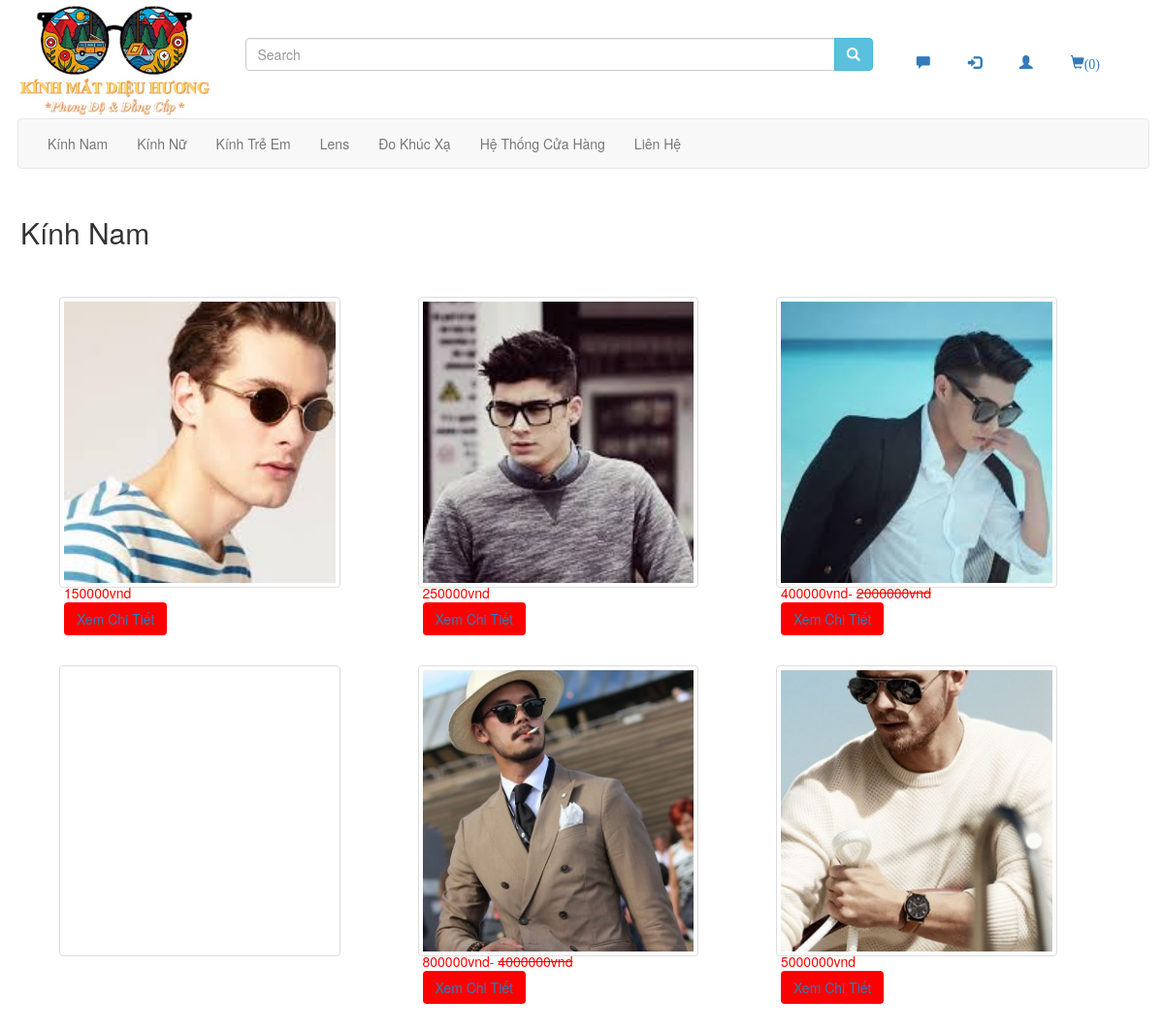
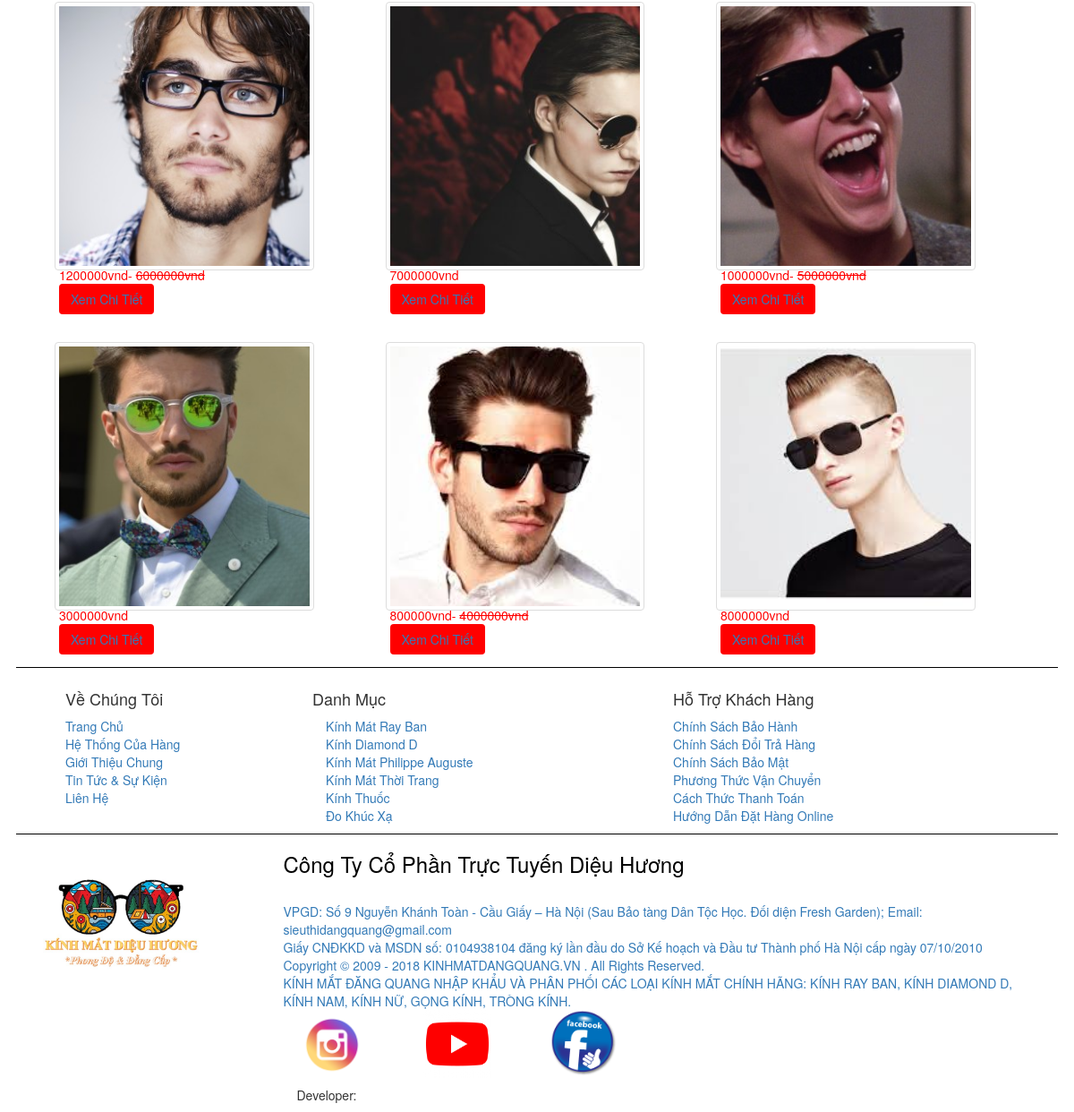
The page /content1.php?idcate=1 on the database its author committed (2 pictures, top to bottom).
### tables this page shows
create table products(
	id_product int auto_increment,
	name_product varchar(255),
	quantity int,
	id_category int,
	foreign key (id_category)
	references categories(id_category),
	status varchar(255),
	date_insert datetime,
	price int,
	id_provider int,
	foreign key (id_provider)
	references providers(id_provider),
	image mediumblob,
    content varchar(50000),
	primary key (id_product)
	);

### functions.php (called while the page is built, shortened)
<?php
    function queryReturnArray($sql){
        global $mysqli;
                $array = array();
                $result = $mysqli->query($sql);
                if($result){
                    while($temp = mysqli_fetch_assoc($result)){
                        array_push($array,$temp);
                    }
                }else{
                  echo $mysqli->error;
                }
        return $array;
    }
?>

### content1.php (the view, shortened to what this page needs)
<?php
include("header.php");
$id = 0;
if(isset($_GET['idcate'])){
	$id = $_GET['idcate'];
}
function displayProduct($sql){
	$count = 0;
	$array = queryReturnArray($sql);
	foreach($array as $k=>$v){
		$count = $count + 1;
		if($v['status']==0){
			$pri = $v['price']*(20/100);
		?>
		<div class="col-xs-12 col-sm-4 col-md-4 col-lg-3 thumbnail" style="height:300px;margin:40px;">
			<div class="hovereffect  img<?php echo $count;?>">
				<a href=""><img src="Images/<?php  echo $v['image'];?>" alt="<?php  echo $v['image'];?>" class="anhcontent img-responsive "></a>
				<div class="overlay">
				</div>
			</div>
			<div class = "img<?php echo $count;?>">
			<span style="color:red"><?php echo $pri."vnd- <strike>".$v['price']."vnd</strike>";?></span><br/>
				<a href="Chitiet.php?idProduct=<?php echo $v['id_product'];?>"  ><button type="button" style="background: red" class="btn btn-lg-danger">Xem Chi Tiết</button></a>
			</div>
		</div>
	<?php
		}else{
			?>
		<div class="col-xs-12 col-sm-4 col-md-4 col-lg-3 thumbnail" style="height:300px;margin:40px;">
			<div class="hovereffect  img<?php echo $count;?>">
			<a href=""><img src="Images/<?php  echo $v['image'];?>" alt="<?php  echo $v['image'];?>" class="anhcontent img-responsive "></a>
				<div class="overlay">
				</div>
			</div>
			<div class = "img<?php echo $count;?>">
			<span style="color:red"><?php echo $v['price']."vnd";?></span><br/>
				<a href="Chitiet.php?idProduct=<?php echo $v['id_product'];?>"><button type="button" style="background: red" class="btn btn-lg-danger">Xem Chi Tiết</button></a>
			</div>
		</div>
		<?php
		}
	}
}
?>
<div class="row" style="margin:3px 3px 3px 3px ; margin-top: 0px" >
<div class="col-xs-12 col-sm-12 col-md-12 col-lg-12">
			<div class="row">
			<?php
			if($id == 1){
				?>
				<h2>Kính Nam</h2>
				<?php
				displayProduct("SELECT * FROM products WHERE id_category = 1");
			}else if($id == 2){
				?>
				<h2>Kính Nữ</h2>
				<?php
				displayProduct("SELECT * FROM products WHERE id_category = 2");
			}else if($id == 3){
				?>
				<h2>Kính Trẻ Em</h2>
				<?php
				displayProduct("SELECT * FROM products WHERE id_category = 3");
			}else{
				?>
				<h2>Lens</h2>
				<?php
				displayProduct("SELECT * FROM products WHERE id_category = 4");
			}
			?>
			</div>
		</div>
		</div>
		<div class="col-xs-12 col-sm-12 col-md-12 col-lg-12" style="margin-top:20px">
		<?php include("footer.php"); ?>

### Project_css.css (style rules this page uses)
html { scroll-behavior: smooth; padding-top: 200px; }
.anhcontent { width: 100%; height: 180px; margin: 2px; padding: 2px; }
.hovereffect { width: 100%; height: 100%; float: left; overflow: hidden; position: relative; text-align: center; cursor: default; }
.hovereffect .overlay { width: 100%; height: 100%; position: absolute; overflow: hidden; top: 0; left: 0; -webkit-transition: all 0.4s ease-in-out; transition: all 0.4s ease-in-out; }
.hovereffect h2, .hovereffect img { -webkit-transition: all 0.4s ease-in-out; transition: all 0.4s ease-in-out; }
.hovereffect img { display: block; position: relative; -webkit-transform: scale(1.1); -ms-transform: scale(1.1); transform: scale(1.1); }

### responsive.css (style rules this page uses)
@media only screen and (min-width:768px) { .img2, .img3 { display:block; } }

### rows shown on the page
products: image (picture), price "150000"
products: image (picture), price "250000"
products: image (picture), price "400000", price "2000000"
products: image (picture), price "800000", price "4000000"
products: image (picture), price "5000000"
products: image (picture), price "1200000", price "6000000"
products: image (picture), price "7000000"
products: image (picture), price "1000000", price "5000000"
products: image (picture), price "3000000"
products: image (picture), price "800000", price "4000000"
products: image (picture), price "8000000"
